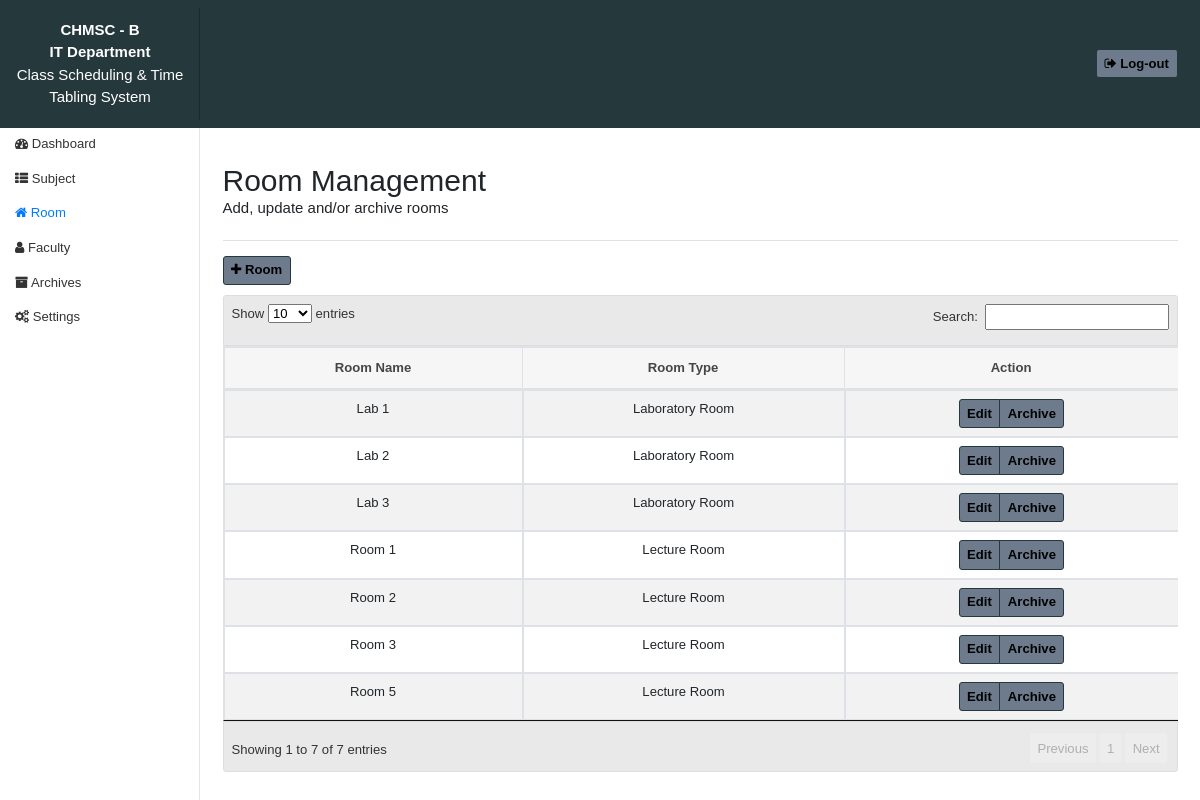
/room.php (signed in), run on the app's committed database.
### tables this page shows
CREATE TABLE IF NOT EXISTS `room` (
  `roomid` int(11) NOT NULL AUTO_INCREMENT,
  `name` varchar(50) NOT NULL,
  `room_type` varchar(50) NOT NULL,
  `room_course` varchar(50) NOT NULL,
  `occupied` int(11) NOT NULL,
  `active` int(11) NOT NULL,
  PRIMARY KEY (`roomid`)
);

### room.php (the view, shortened to what this page needs)
<?php
include 'html_parts/header.php';
include 'html_parts/navbar.php';
 ?>
     <div class="container-fluid">
         <div class="row">
             <nav class="col-md-2 d-none d-md-block sidebar" style="margin-top: 70px;">
                 <div class="sidebar-sticky">
                     <ul class="nav flex-column">
                         <li class="nav-item">
                             <a class="nav-link" href="dashboard.php">
                                 <span class="fa fa-dashboard"></span>
                                Dashboard
                             </a>
                         </li>
                         <li class="nav-item">
                             <a class="nav-link" href="subject.php">
                                <span class="fa fa-th-list"></span>
                              Subject
                             </a>
                         </li>
                         <li class="nav-item">
                             <a class="nav-link active" href="room.php">
                                <span class="fa fa-home"></span>
                                Room <span class="sr-only">(current)</span>
                             </a>
                         </li>
                         <li class="nav-item">
                             <a class="nav-link" href="faculty.php">
                                <span class="fa fa-user"></span>
                               Faculty
                             </a>
                         </li>
                         <li class="nav-item">
                             <a class="nav-link" href="archive.php">
                                <span class="fa fa-archive"></span>
                               Archives
                             </a>
                         </li>
                          <li class="nav-item">
                             <a class="nav-link" href="settings.php">
                                <span class="fa fa-cogs"></span>
                               Settings
                             </a>
                         </li>
                     </ul>
                 </div>
             </nav>
             <main role="main" class="col-md-9 ml-sm-auto col-lg-10 px-4" style="margin-top: 90px;">
                 <div class="d-flex justify-content-between flex-wrap flex-md-nowrap align-items-center pt-3 pb-2 mb-3 border-bottom">
                     <h1 class="h2">Room Management<span><br><p class="h6">Add, update and/or archive rooms</p></span></h1>
                 </div>
                  <div class="pull-left">
                     <button type="button" data-target="#room" data-toggle="modal" class="btn btn-sm btn-outline-dark" data-tooltip="tooltip" data-placement="bottom" title="Add room information"><span class="fa fa-plus"></span><strong> Room </strong></button>
                   </div>
                   <br><br>
                        <div class="table-responsive">
                      <script type="text/javascript">
                        $(document).ready(function() {
                          $('#room_table').DataTable();
                      } );
                      </script>
                   <table class="table table-striped table-bordered table-sm " id="room_table">
                     <thead>
                       <tr class="text-center">
                         <th>Room Name</th>
                         <th>Room Type</th>
                         <th class="text-center">Action</th>
                       </tr>
                     </thead>
                     <tbody>
                            <?php
                        $result = mysqli_query($conn, "SELECT * FROM room WHERE active = 1");
                         while ($row = mysqli_fetch_array($result)) { ?>
                       <tr>
                         <td class="text-center"><?php echo $row['name'] ?></td>
                         <td class="text-center"><?php echo $row['room_type'] ?></td>
                         <td class="text-center">
                            <div class="btn-group">
                                <a href="#edit<?php echo $row['roomid'] ?>" data-target="#edit<?php echo $row['roomid'] ?>" data-toggle="modal" data-tooltip="tooltip" data-placement="bottom" title="Edit <?php echo $row['name']; ?> information" class="btn btn-sm btn-outline-dark"><strong> Edit</strong> </a>
                               <a href="#archive<?php echo $row['roomid'] ?>" data-target="#archive<?php echo $row['roomid'] ?>" data-toggle="modal" data-tooltip="tooltip" data-placement="bottom" title="Archive <?php echo $row['name']; ?>" class="btn btn-sm btn-outline-dark"> <strong> Archive</strong> </a>
                            </div>
                            </td>
                       </tr>
                      <?php } ?>
                     </tbody>
                   </table>
                 </div>
             </main>
        </div>
    </div>
 <?php
include 'html_parts/footer.php';
 ?>

### src/css/w3.css (style rules this page uses)
html { box-sizing:border-box }
*,*:before,*:after { box-sizing:inherit }
html { -ms-text-size-adjust:100%;-webkit-text-size-adjust:100% }
body { margin:0 }
article,aside,details,figcaption,figure,footer,header,main,menu,nav,section,summary { display:block }
a { background-color:transparent;-webkit-text-decoration-skip:objects }
button,input,select,textarea { font:inherit;margin:0 }
button,input { overflow:visible }
button,select { text-transform:none }
button,html [type=button],[type=reset],[type=submit] { -webkit-appearance:button }
html,body { font-family:Verdana,sans-serif;font-size:15px;line-height:1.5 }
html { overflow-x:hidden }
h1 { font-size:36px }
h1,h2,h3,h4,h5,h6 { font-family:"Segoe UI",Arial,sans-serif;font-weight:400;margin:10px 0 }
a { color:inherit }

### src/css/sidebar.css (style rules this page uses)
body { font-size: .875rem; }
.sidebar { position: fixed; top: 0; bottom: 0; left: 0; z-index: 100; padding: 48px 0 0; box-shadow: inset -1px 0 0 rgba(0, 0, 0, .1); }
.sidebar-sticky { position: relative; top: 0; height: calc(100vh - 48px); padding-top: .5rem; overflow-x: hidden; overflow-y: auto; }
.sidebar .nav-link { font-weight: 500; color: #333; }
.sidebar .nav-link.active { color: #007bff; }
[role="main"] { padding-top: 48px; }
.border-bottom { border-bottom: 1px solid #e5e5e5; }

### html_parts/header.php (style rules this page uses)
.btn { background: #6D7B8D; color: #000000; border-color: #25383C; }

### data on the page
room: name "Lab 1", room_type "Laboratory Room"
room: name "Lab 2", room_type "Laboratory Room"
room: name "Lab 3", room_type "Laboratory Room"
room: name "Room 1", room_type "Lecture Room"
room: name "Room 2", room_type "Lecture Room"
room: name "Room 3", room_type "Lecture Room"
room: name "Room 5", room_type "Lecture Room"
